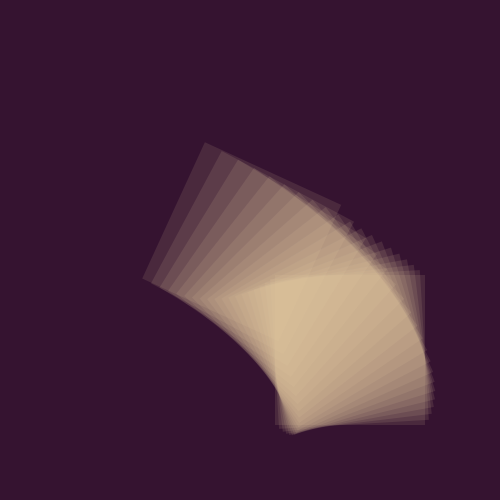
Frame 1 (no input)
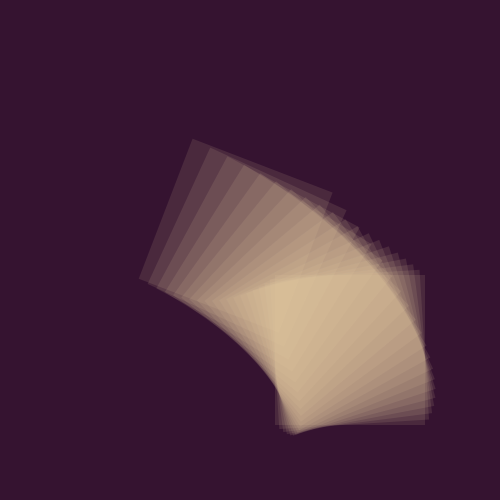
Frame 60 (the mouse pressed at the canvas centre just before this capture)
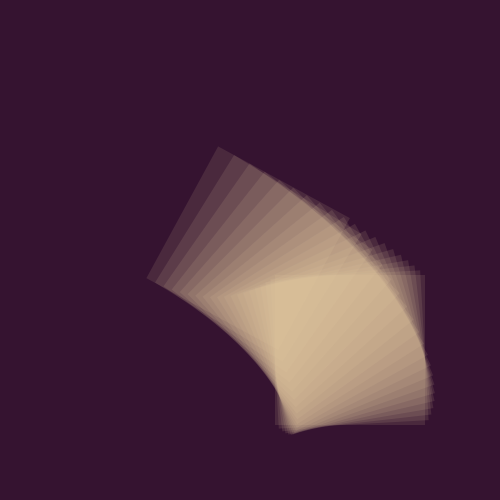
Frame 120 (the mouse held since frame 60 and released just before this capture)

The Processing sketch that drew these frames (run headless with seeded random() and noise(); from frame 60 on, the mouse is pressed at the canvas centre):

// Processing sketch: processing_154899
// ── processing_154899.pde

float angInc = 0.2;
float d, e, f, theta;
float dfScale = 1.9;
float springBack = 0.96;
float m = 0;
float mScale = 0.005;

void setup() {
  size(500, 500);
  smooth();
}

void draw() {

  background(#351330);
  translate(width*.7, height*.7);
  fill(#E7CAA4, 30);
  noStroke();
  mScale=0;
  m+=mScale;

  float dx = map(sin(theta),-1,1,width/2,100);
  float dy = map(sin(theta),-1,1,height/2,100);

  d = map(dx, 0, width, -dfScale, dfScale);
  e = map(dx, 0, width, -angInc, angInc);
  f = map(dy, 0, width, -dfScale, dfScale);

  for (int i = 0; i<20; i++) {
    float angle = i*e;
    float x = d*i;
    float y = f*i;
    translate(x, y);
    pushMatrix();
    rotate(angle + m);
    rectMode(CENTER);
    rect(0, 0, 150, 150);
    popMatrix();
  }
  
  theta += 0.0523;
  
  
}
